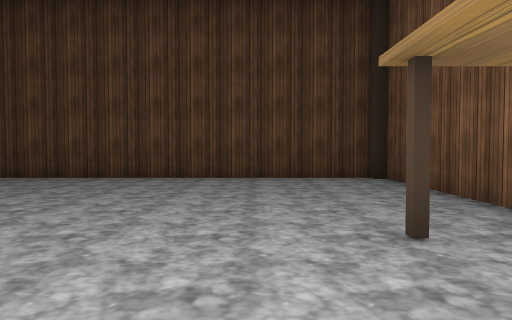
view 1 (above)

18 first-person views from a walk through a Unity game level. The camera is 1.2 m above the floor, tilts 2° down and sees 70° across. The floor is counted in squares, 2 m on a side. Each view is taken from the middle of a square. On the plan, view 1 faces up. The plan holds only what a view shows up to about 10 squares ahead; the rest is blank. The place goes on beyond the plan. The player is left out. Some surface patterns are stand-ins.

view 2
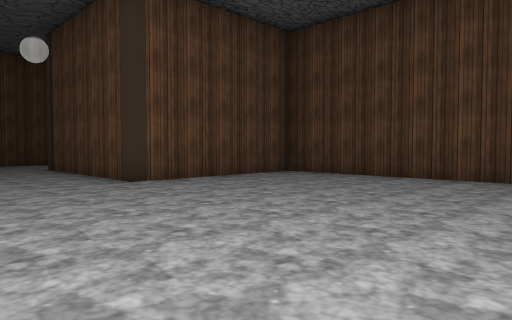

view 3
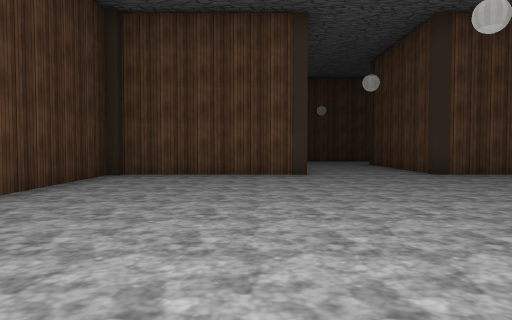

view 4
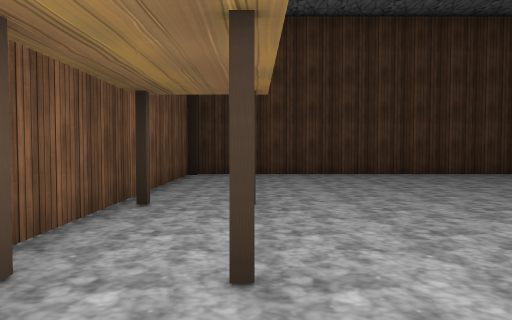

view 5
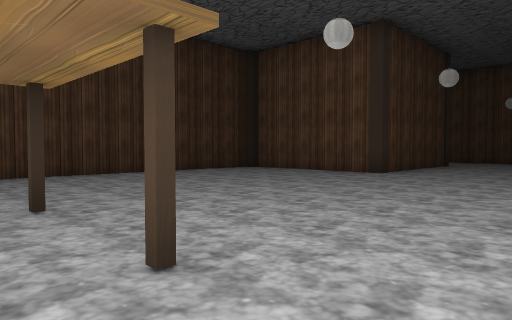

view 6
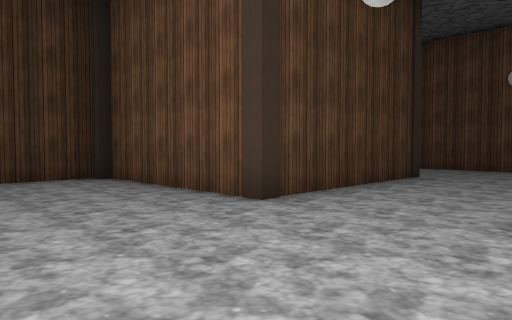

view 7
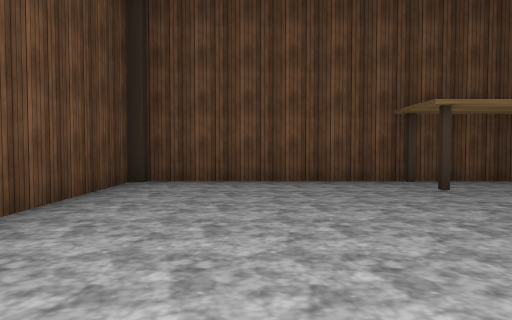

view 8
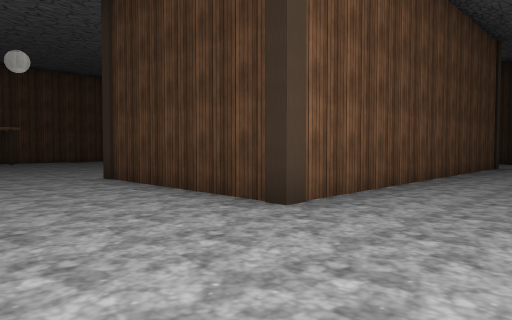

view 9
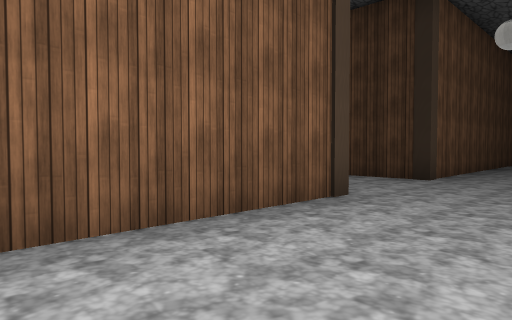

view 10
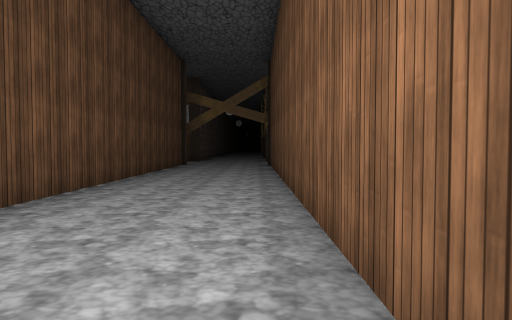

view 11
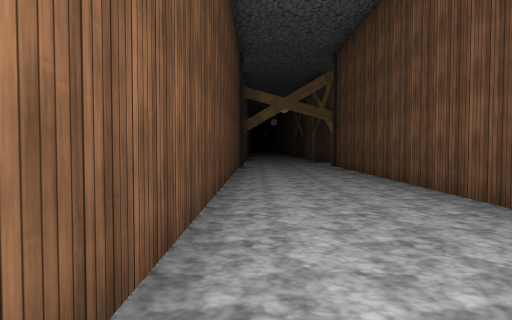

view 12
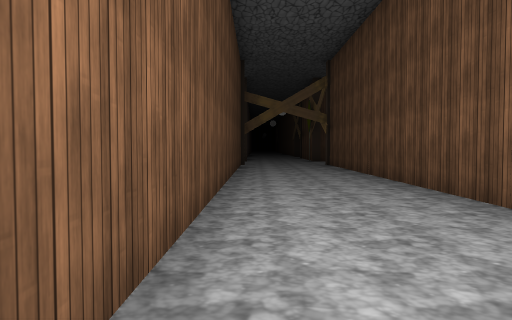

view 13
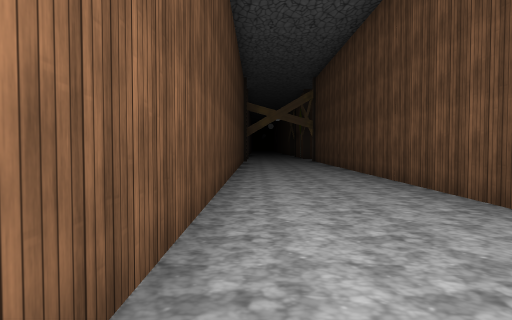

view 14
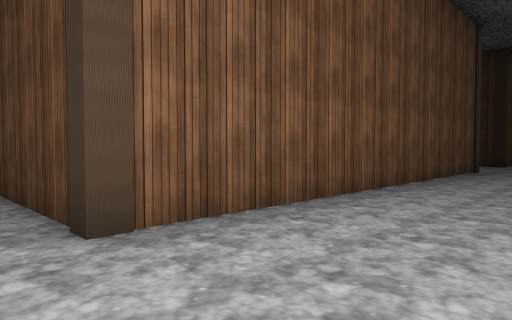

view 15
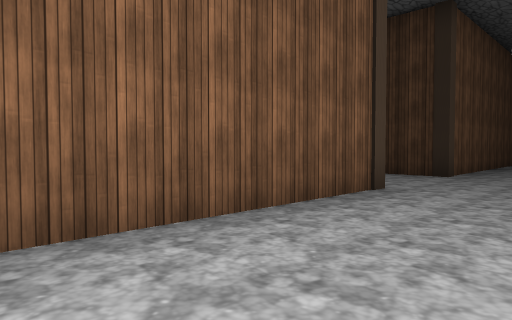

view 16
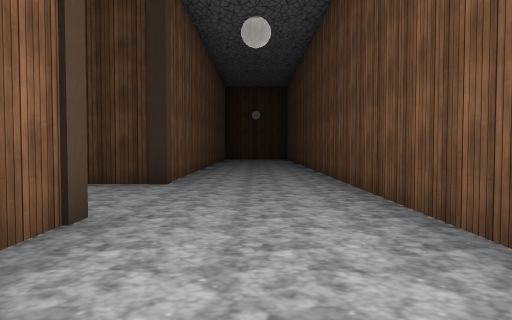

view 17
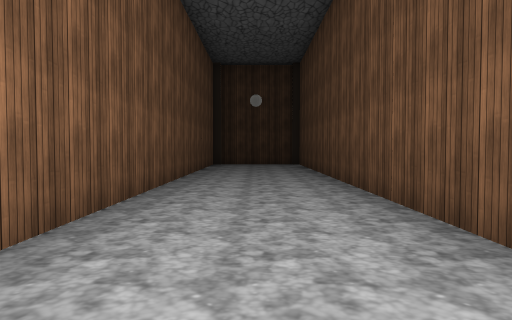

view 18
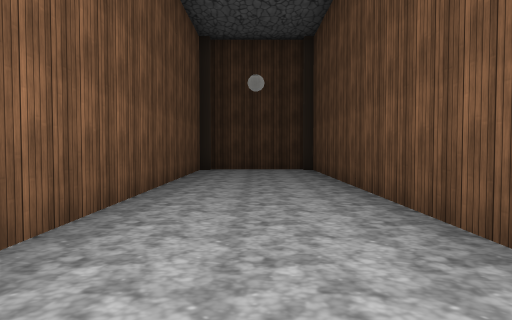

### Floor plan
Points are (right, up) in squares from view 1. A wall is a line through its corners. A room is listed if a view was taken in it or the views show most of it. See-through windows are left out.
Room 1 (views 1, 2, 3, 4, 5, 6, 7)
walls: (-5.8, -4.2) (2.5, -4.2) (2.5, 7.2) (-6, 7.2) (-6, 2.9) (-10.5, 2.9); (-10.5, 0.1) (-6, 0.1) (-6, -4)
ways out: opening at (-10.5, 1.5) to room 2
objects: table (1, 0) to (2, 0); table (1, 2) to (2, 2)
Room 2 (views 8, 9, 10, 11, 12, 13, 14, 15, 16, 17, 18)
walls: (-13.5, -8.1) (-13.5, -23.9) (-10.8, -23.9); (-10.5, -9.1) (-10.5, 0.1); (-10.5, 2.9) (-10.5, 15); (-13.5, 15) (-13.5, -0.7); (-10.5, -23.6) (-10.5, -11.9)
ways out: opening at (-10.5, 1.5) to room 1; opening at (-10.5, -10.5)

Positions as (right, up) in squares from view 1, and headings:
1: (0, 0), facing up
2: (0, 0), facing up-left
3: (2, -1), facing left
4: (1, 4), facing down
5: (2, 4), facing down-left
6: (-3, 3), facing down-left
7: (-4, 5), facing right
8: (-13, 3), facing down-right
9: (-13, 7), facing down-right
10: (-11, 4), facing up
11: (-13, 5), facing up
12: (-13, 4), facing up
13: (-13, 1), facing up
14: (-13, 1), facing down-right
15: (-13, -4), facing down-right
16: (-12, -6), facing down
17: (-12, -11), facing down
18: (-12, -14), facing down
